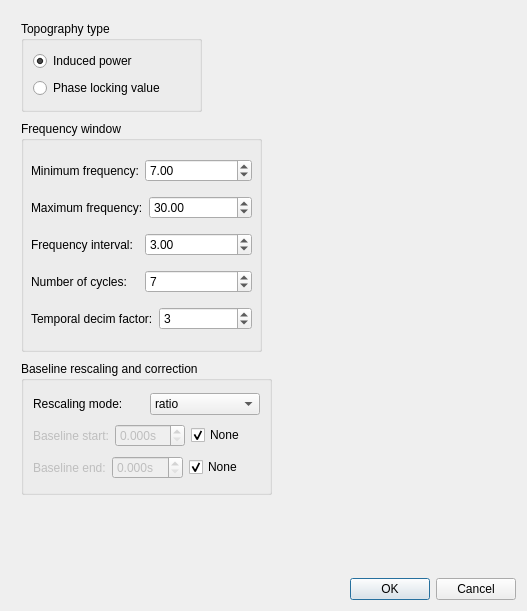
<?xml version="1.0" encoding="UTF-8"?>
<ui version="4.0">
 <class>DialogTFRTopology</class>
 <widget class="QDialog" name="DialogTFRTopology">
  <property name="geometry">
   <rect>
    <x>0</x>
    <y>0</y>
    <width>527</width>
    <height>611</height>
   </rect>
  </property>
  <property name="windowTitle">
   <string>Show TFR topologies </string>
  </property>
  <layout class="QGridLayout" name="gridLayout_2">
   <item row="1" column="0">
    <layout class="QVBoxLayout" name="verticalLayout">
     <item>
      <widget class="QDialogButtonBox" name="buttonBox">
       <property name="orientation">
        <enum>Qt::Horizontal</enum>
       </property>
       <property name="standardButtons">
        <set>QDialogButtonBox::Cancel|QDialogButtonBox::Ok</set>
       </property>
      </widget>
     </item>
    </layout>
   </item>
   <item row="0" column="0">
    <widget class="QScrollArea" name="scrollArea">
     <property name="frameShape">
      <enum>QFrame::NoFrame</enum>
     </property>
     <property name="widgetResizable">
      <bool>true</bool>
     </property>
     <widget class="QWidget" name="scrollAreaWidgetContents">
      <property name="geometry">
       <rect>
        <x>0</x>
        <y>0</y>
        <width>509</width>
        <height>554</height>
       </rect>
      </property>
      <property name="minimumSize">
       <size>
        <width>197</width>
        <height>134</height>
       </size>
      </property>
      <widget class="QGroupBox" name="groupBoxFrequencies">
       <property name="geometry">
        <rect>
         <x>10</x>
         <y>110</y>
         <width>241</width>
         <height>231</height>
        </rect>
       </property>
       <property name="title">
        <string>Frequency window</string>
       </property>
       <widget class="QWidget" name="layoutWidget">
        <property name="geometry">
         <rect>
          <x>10</x>
          <y>30</y>
          <width>221</width>
          <height>191</height>
         </rect>
        </property>
        <layout class="QVBoxLayout" name="verticalLayout_6">
         <item>
          <layout class="QHBoxLayout" name="horizontalLayout_13">
           <item>
            <widget class="QLabel" name="labelMinFreq">
             <property name="text">
              <string>Minimum frequency:</string>
             </property>
            </widget>
           </item>
           <item>
            <widget class="QDoubleSpinBox" name="doubleSpinBoxMinFreq">
             <property name="minimum">
              <double>0.100000000000000</double>
             </property>
             <property name="maximum">
              <double>200.000000000000000</double>
             </property>
             <property name="value">
              <double>7.000000000000000</double>
             </property>
            </widget>
           </item>
          </layout>
         </item>
         <item>
          <layout class="QHBoxLayout" name="horizontalLayout_12">
           <item>
            <widget class="QLabel" name="labelMaxFreq">
             <property name="text">
              <string>Maximum frequency:</string>
             </property>
            </widget>
           </item>
           <item>
            <widget class="QDoubleSpinBox" name="doubleSpinBoxMaxFreq">
             <property name="minimum">
              <double>7.000000000000000</double>
             </property>
             <property name="maximum">
              <double>600.000000000000000</double>
             </property>
             <property name="value">
              <double>30.000000000000000</double>
             </property>
            </widget>
           </item>
          </layout>
         </item>
         <item>
          <layout class="QHBoxLayout" name="horizontalLayout">
           <item>
            <widget class="QLabel" name="labelFrequencyInterval">
             <property name="text">
              <string>Frequency interval:</string>
             </property>
            </widget>
           </item>
           <item>
            <widget class="QDoubleSpinBox" name="doubleSpinBoxFreqInterval">
             <property name="minimum">
              <double>0.100000000000000</double>
             </property>
             <property name="maximum">
              <double>99.989999999999995</double>
             </property>
             <property name="value">
              <double>3.000000000000000</double>
             </property>
            </widget>
           </item>
          </layout>
         </item>
         <item>
          <layout class="QHBoxLayout" name="horizontalLayout_2">
           <item>
            <widget class="QLabel" name="labelNcycles">
             <property name="text">
              <string>Number of cycles:</string>
             </property>
            </widget>
           </item>
           <item>
            <widget class="QSpinBox" name="spinBoxNcycles">
             <property name="minimum">
              <number>1</number>
             </property>
             <property name="value">
              <number>7</number>
             </property>
            </widget>
           </item>
          </layout>
         </item>
         <item>
          <layout class="QHBoxLayout" name="horizontalLayout_8">
           <item>
            <widget class="QLabel" name="label_2">
             <property name="text">
              <string>Temporal decim factor:</string>
             </property>
            </widget>
           </item>
           <item>
            <widget class="QSpinBox" name="spinBoxDecim">
             <property name="value">
              <number>3</number>
             </property>
            </widget>
           </item>
          </layout>
         </item>
        </layout>
       </widget>
      </widget>
      <widget class="QGroupBox" name="groupBoxTopogpraphyType">
       <property name="geometry">
        <rect>
         <x>10</x>
         <y>10</y>
         <width>181</width>
         <height>91</height>
        </rect>
       </property>
       <property name="title">
        <string>Topography type</string>
       </property>
       <layout class="QGridLayout" name="gridLayout">
        <item row="0" column="0">
         <widget class="QRadioButton" name="radioButtonInduced">
          <property name="text">
           <string>Induced power</string>
          </property>
          <property name="checked">
           <bool>true</bool>
          </property>
         </widget>
        </item>
        <item row="1" column="0">
         <widget class="QRadioButton" name="radioButtonPhase">
          <property name="text">
           <string>Phase locking value</string>
          </property>
         </widget>
        </item>
       </layout>
      </widget>
      <widget class="QGroupBox" name="groupBoxBaseline">
       <property name="geometry">
        <rect>
         <x>10</x>
         <y>350</y>
         <width>251</width>
         <height>134</height>
        </rect>
       </property>
       <property name="title">
        <string>Baseline rescaling and correction</string>
       </property>
       <layout class="QGridLayout" name="gridLayout_3">
        <item row="0" column="0">
         <layout class="QHBoxLayout" name="horizontalLayout_7">
          <item>
           <widget class="QLabel" name="labelRescaling">
            <property name="text">
             <string>Rescaling mode:</string>
            </property>
           </widget>
          </item>
          <item>
           <widget class="QComboBox" name="comboBoxMode">
            <item>
             <property name="text">
              <string>ratio</string>
             </property>
            </item>
            <item>
             <property name="text">
              <string>logratio</string>
             </property>
            </item>
            <item>
             <property name="text">
              <string>mean</string>
             </property>
            </item>
            <item>
             <property name="text">
              <string>zscore</string>
             </property>
            </item>
            <item>
             <property name="text">
              <string>percent</string>
             </property>
            </item>
           </widget>
          </item>
         </layout>
        </item>
        <item row="1" column="0">
         <layout class="QHBoxLayout" name="horizontalLayout_6">
          <item>
           <layout class="QHBoxLayout" name="horizontalLayout_3">
            <item>
             <widget class="QLabel" name="labelBaselineStart">
              <property name="enabled">
               <bool>false</bool>
              </property>
              <property name="text">
               <string>Baseline start:</string>
              </property>
             </widget>
            </item>
            <item>
             <widget class="QDoubleSpinBox" name="doubleSpinBoxBaselineStart">
              <property name="enabled">
               <bool>false</bool>
              </property>
              <property name="suffix">
               <string>s</string>
              </property>
              <property name="decimals">
               <number>3</number>
              </property>
             </widget>
            </item>
            <item>
             <widget class="QCheckBox" name="checkBoxBaselineStartNone">
              <property name="text">
               <string>None</string>
              </property>
              <property name="checked">
               <bool>true</bool>
              </property>
             </widget>
            </item>
           </layout>
          </item>
         </layout>
        </item>
        <item row="2" column="0">
         <layout class="QHBoxLayout" name="horizontalLayout_5">
          <item>
           <layout class="QHBoxLayout" name="horizontalLayout_4">
            <item>
             <widget class="QLabel" name="labelBaselineEnd">
              <property name="enabled">
               <bool>false</bool>
              </property>
              <property name="text">
               <string>Baseline end:</string>
              </property>
             </widget>
            </item>
            <item>
             <widget class="QDoubleSpinBox" name="doubleSpinBoxBaselineEnd">
              <property name="enabled">
               <bool>false</bool>
              </property>
              <property name="suffix">
               <string>s</string>
              </property>
              <property name="decimals">
               <number>3</number>
              </property>
             </widget>
            </item>
            <item>
             <widget class="QCheckBox" name="checkBoxBaselineEndNone">
              <property name="text">
               <string>None</string>
              </property>
              <property name="checked">
               <bool>true</bool>
              </property>
             </widget>
            </item>
           </layout>
          </item>
         </layout>
        </item>
       </layout>
      </widget>
     </widget>
    </widget>
   </item>
  </layout>
 </widget>
 <tabstops>
  <tabstop>scrollArea</tabstop>
  <tabstop>doubleSpinBoxMinFreq</tabstop>
  <tabstop>doubleSpinBoxMaxFreq</tabstop>
  <tabstop>doubleSpinBoxFreqInterval</tabstop>
  <tabstop>spinBoxNcycles</tabstop>
  <tabstop>buttonBox</tabstop>
 </tabstops>
 <resources/>
 <connections>
  <connection>
   <sender>buttonBox</sender>
   <signal>accepted()</signal>
   <receiver>DialogTFRTopology</receiver>
   <slot>accept()</slot>
   <hints>
    <hint type="sourcelabel">
     <x>268</x>
     <y>600</y>
    </hint>
    <hint type="destinationlabel">
     <x>157</x>
     <y>274</y>
    </hint>
   </hints>
  </connection>
  <connection>
   <sender>buttonBox</sender>
   <signal>rejected()</signal>
   <receiver>DialogTFRTopology</receiver>
   <slot>reject()</slot>
   <hints>
    <hint type="sourcelabel">
     <x>292</x>
     <y>600</y>
    </hint>
    <hint type="destinationlabel">
     <x>286</x>
     <y>274</y>
    </hint>
   </hints>
  </connection>
  <connection>
   <sender>checkBoxBaselineStartNone</sender>
   <signal>toggled(bool)</signal>
   <receiver>labelBaselineStart</receiver>
   <slot>setDisabled(bool)</slot>
   <hints>
    <hint type="sourcelabel">
     <x>218</x>
     <y>417</y>
    </hint>
    <hint type="destinationlabel">
     <x>112</x>
     <y>419</y>
    </hint>
   </hints>
  </connection>
  <connection>
   <sender>checkBoxBaselineStartNone</sender>
   <signal>toggled(bool)</signal>
   <receiver>doubleSpinBoxBaselineStart</receiver>
   <slot>setDisabled(bool)</slot>
   <hints>
    <hint type="sourcelabel">
     <x>253</x>
     <y>419</y>
    </hint>
    <hint type="destinationlabel">
     <x>183</x>
     <y>419</y>
    </hint>
   </hints>
  </connection>
  <connection>
   <sender>checkBoxBaselineEndNone</sender>
   <signal>toggled(bool)</signal>
   <receiver>doubleSpinBoxBaselineEnd</receiver>
   <slot>setDisabled(bool)</slot>
   <hints>
    <hint type="sourcelabel">
     <x>235</x>
     <y>443</y>
    </hint>
    <hint type="destinationlabel">
     <x>153</x>
     <y>441</y>
    </hint>
   </hints>
  </connection>
  <connection>
   <sender>checkBoxBaselineEndNone</sender>
   <signal>toggled(bool)</signal>
   <receiver>labelBaselineEnd</receiver>
   <slot>setDisabled(bool)</slot>
   <hints>
    <hint type="sourcelabel">
     <x>245</x>
     <y>442</y>
    </hint>
    <hint type="destinationlabel">
     <x>72</x>
     <y>442</y>
    </hint>
   </hints>
  </connection>
 </connections>
</ui>
